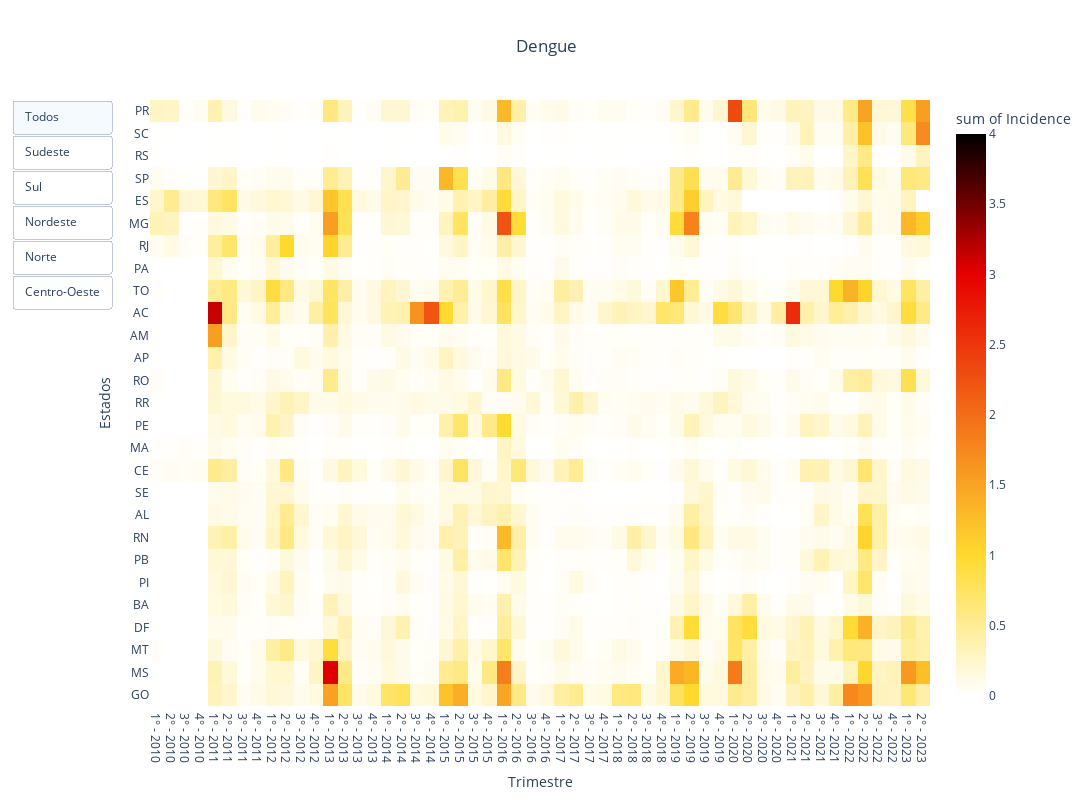

The code cell stored with this chart in its notebook:
### Code cell
import plotly_viz as pv

fig = pv.plot_heatmap_single(agravo = 'dengue')

fig

### Figure 1 — Plotly figure (JSON) as saved in the notebook; plotly's stock layout.template omitted (floating-point values rounded to 4 significant figures; data arrays with more than 128 entries replaced by an {"elided": "..."} marker saying what was removed)
{"data": [{"coloraxis": "coloraxis", "histfunc": "sum", "hovertemplate": "trimestre-tick=%{x}<br>UF=%{y}<br>sum of Incidence=%{z}<extra></extra>", "name": "", "showscale": false, "type": "histogram2d", "x": {"elided": "1458 str values"}, "xaxis": "x", "xbingroup": "x", "y": {"elided": "1458 str values"}, "yaxis": "y", "ybingroup": "y", "z": {"elided": "1458 float values"}}], "layout": {"coloraxis": {"cmax": 4, "cmin": 0, "colorbar": {"title": {"text": "sum of Incidence"}}, "colorscale": [[0, "rgb(255, 255, 255)"], [0.25, "rgb(255, 218, 46)"], [0.75, "rgb(230, 0, 0)"], [1, "rgb(0, 0, 0)"]]}, "height": 800, "legend": {"tracegroupgap": 0}, "title": {"text": "Dengue", "x": 0.5, "xanchor": "center", "y": 0.95, "yanchor": "top"}, "updatemenus": [{"active": 0, "buttons": [{"args": [{"y": {"elided": "1x1458 str values"}}, {"title": "Dengue"}], "label": "Todos", "method": "update"}, {"args": [{"y": {"elided": "1x216 str values"}}, {"title": "Dengue - Sudeste"}], "label": "Sudeste", "method": "update"}, {"args": [{"y": {"elided": "1x162 str values"}}, {"title": "Dengue - Sul"}], "label": "Sul", "method": "update"}, {"args": [{"y": {"elided": "1x486 str values"}}, {"title": "Dengue - Nordeste"}], "label": "Nordeste", "method": "update"}, {"args": [{"y": {"elided": "1x378 str values"}}, {"title": "Dengue - Norte"}], "label": "Norte", "method": "update"}, {"args": [{"y": {"elided": "1x216 str values"}}, {"title": "Dengue - Centro-Oeste"}], "label": "Centro-Oeste", "method": "update"}], "direction": "up", "type": "buttons"}], "width": 1100, "xaxis": {"anchor": "y", "domain": [0, 1], "title": {"text": "Trimestre"}}, "yaxis": {"anchor": "x", "categoryarray": ["GO", "MS", "MT", "DF", "BA", "PI", "PB", "RN", "AL", "SE", "CE", "MA", "PE", "RR", "RO", "AP", "AM", "AC", "TO", "PA", "RJ", "MG", "ES", "SP", "RS", "SC", "PR"], "categoryorder": "array", "domain": [0, 1], "title": {"text": "Estados"}}}}
